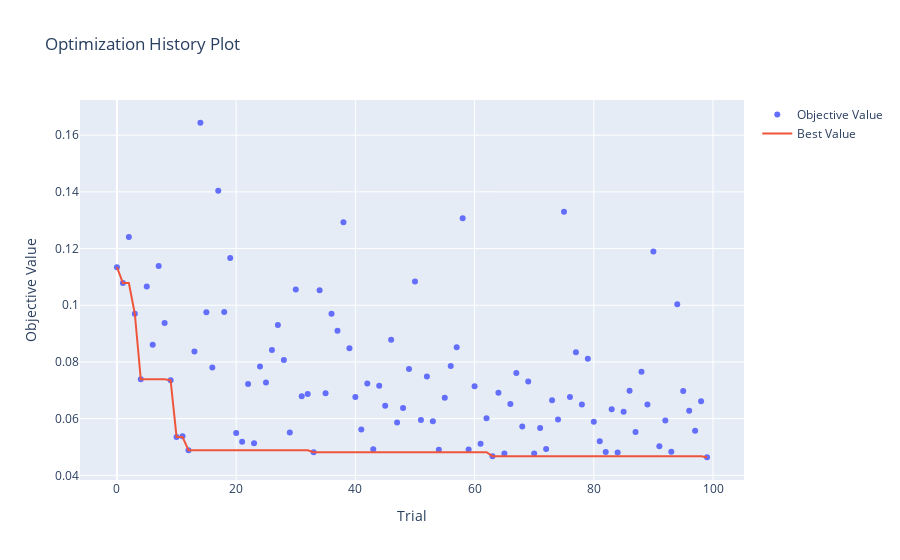

Source (notebook cell):
### Markdown cell above
## Model output

### Code cell
import optuna.visualization as vis

vis.plot_optimization_history(study)
